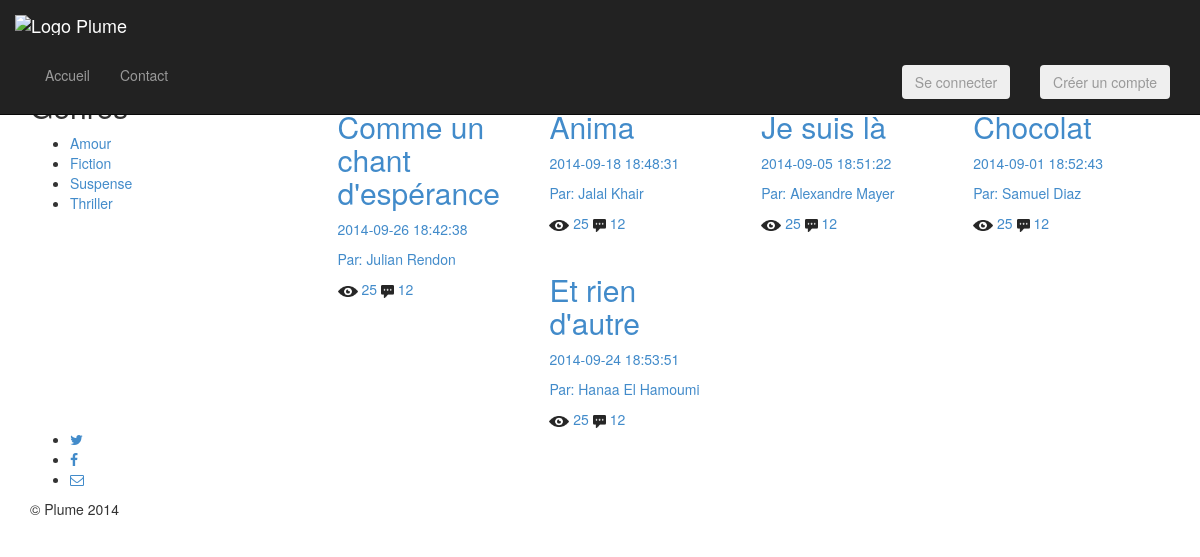
Before: /site/index.php with the older database file.
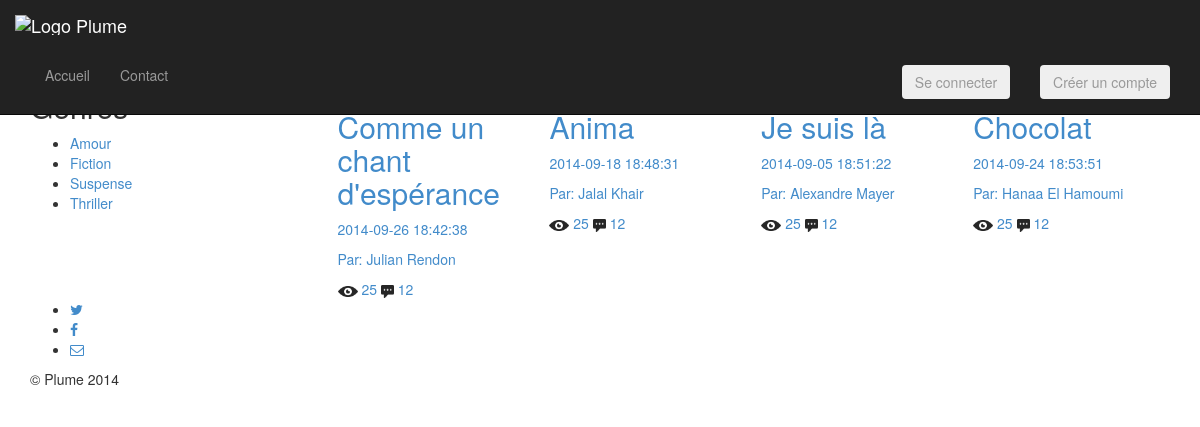
After: the same page with the newer database file.
### tables this page shows
CREATE TABLE IF NOT EXISTS `ouvrage` (
  `idOuvrage` int(11) NOT NULL AUTO_INCREMENT,
  `sTitreOuvrage` varchar(150) DEFAULT NULL,
  `sDateOuvrage` datetime DEFAULT NULL,
  `sCouvertureOuvrage` varchar(100) DEFAULT NULL,
  `sGenre` varchar(45) DEFAULT NULL,
  `idUtilisateur` int(11) NOT NULL,
  PRIMARY KEY (`idOuvrage`),
  KEY `FK_Ouvrage_idUtilisateur` (`idUtilisateur`)
);

CREATE TABLE IF NOT EXISTS `utilisateur` (
  `idUtilisateur` int(11) NOT NULL AUTO_INCREMENT,
  `sNomUtilisateur` varchar(45) DEFAULT NULL,
  `sCourrielUtilisateur` varchar(45) DEFAULT NULL,
  `sMotPassUtilisateur` varchar(100) DEFAULT NULL,
  `sAvatarUtilisateur` varchar(50) DEFAULT NULL,
  `sStatut` varchar(30) DEFAULT NULL,
  `sTypeUtilisateur` varchar(20) DEFAULT NULL,
  PRIMARY KEY (`idUtilisateur`)
);

### site/index.php (called while the page is built, shortened)
<?php
    require_once("../lib/MySqliLib.class.php");
	require_once("../vues/VueGenre.class.php");
	require_once("../vues/vueOuvrage.class.php");
	require_once("../modeles/Genre.class.php");
	require_once("Controleur.class.php");
	require_once("gabarit.php");
?>

### modeles/Genre.class.php (called while the page is built)
<?php
	class Genre{
		private $aGenres = array("Amour","Fiction","Suspense","Thriller");
		public function getGenre(){
			return $this->aGenres;
		}
	}
?>

### lib/MySqliLib.class.php (called while the page is built, shortened)
<?php
    class MySqliLib extends mysqli {
    	private $sHost;
		private $sUser;
		private $sPwd;
		private $sBDD;
		private $oConnect;
		public function setHost($sHost){
			$this->sHost = $sHost;
		}
		public function setUser($sUser){
			$this->sUser = $sUser;
		}
		public function setPwd($sPwd){
			$this->sPwd = $sPwd;
		}
		public function setBDD($sBDD){
			$this->sBDD = $sBDD;
		}
		public function getHost(){
			return $this->sHost;
		}
		public function getUser(){
			return $this->sUser ;
		}
		public function getPwd(){
			return $this->sPwd;
		}
		public function getBDD(){
			return $this->sBDD;
		}
		public function __construct($sHost=MySqliLib::HOST, $sUser=MySqliLib::USER,
		$sPwd=MySqliLib::PWD, $sBDD=MySqliLib::BDD){
			$this->oConnect = new mysqli($this->getHost(), $this->getUser(), $this->getPwd(), $this->getBDD());
			$this->oConnect->set_charset("utf8");
		}
		public function executer($sRequete){
			$oMysqliResult = $this->oConnect->query($sRequete);
			return $oMysqliResult;
		}
		public function recupererTableau(mysqli_result $oMySqliResult){
			$i=0;
			while(($aEnreg[$i] = $oMySqliResult->fetch_assoc()) != NULL){
				$i++;
			}
			unset($aEnreg[$i]);
			return 	$aEnreg;
		}
    }
?>

### vues/vueOuvrage.class.php (the view, shortened to what this page needs)
<?php
class VueOuvrage{
    public static function afficherOeuvresAccueil($sGenre=""){
      $oConnexion = new MySqliLib();
      if($sGenre){
        $sRequete = "SELECT * FROM ouvrage WHERE sGenre = '$sGenre';";
      }else{
        $sRequete = "SELECT * FROM ouvrage;";
      }
      $oResult = $oConnexion->executer($sRequete);
      $aOeuvre = $oConnexion->recupererTableau($oResult);
      echo'<div class="col-lg-9 col-sm-9 col-xs-12 ouevreAccueil">';
      for($iOeuvre=0; $iOeuvre<count($aOeuvre) ; $iOeuvre++)
      {
          $sRequeteNomUtilisateur = "SELECT sNomUtilisateur FROM utilisateur WHERE idUtilisateur =  ".$aOeuvre[$iOeuvre]["idUtilisateur"].";";
      $oResultNom = $oConnexion->executer($sRequeteNomUtilisateur);
       $aNom = $oConnexion->recupererTableau($oResultNom);
          echo'
              <a href="index.php?s=10&idOuvrage='.$aOeuvre[$iOeuvre]["idOuvrage"].'">
                <div class="col-lg-3 col-sm-6 col-xs-12 produit" >
                  <div class="produit-image">
                      <td><img src='.$aOeuvre[$iOeuvre]["sCouvertureOuvrage"].'></td>
                  </div>
                  <h2> '.$aOeuvre[$iOeuvre]["sTitreOuvrage"].'</h2>
                  <p class="produit-date">'.$aOeuvre[$iOeuvre]["sDateOuvrage"].'</p>
                  <p class="produit-auteur">Par: '.$aNom[0]['sNomUtilisateur'].'</p>
                  <img src="img/imgAccueil/view-icon.png" width="20px"><span class="produit-vues"> 25</span>
                  <img src="img/imgAccueil/comment-icon.png" width="13px"><span class="produit-commentaires"> 12</span>
                </div>
              </a>
          ';
      }
      echo"</div></div>";
    }
    }
    ?>

### vues/templates/header.php (shortened to what this page needs)
<!DOCTYPE html>
<html class="no-js">
	<head>
		<link href="http://netdna.bootstrapcdn.com/bootstrap/3.1.1/css/bootstrap.min.css" rel="stylesheet">
		<link href="<?php echo SITE.DS; ?>css/bootstrap.min.css" rel="stylesheet">
		<link rel="stylesheet" href="<?php echo SITE.DS; ?>css/bootstrap-theme.min.css">
		<link rel="stylesheet" href="<?php echo SITE.DS; ?>css/main.css">
        <link href="http://netdna.bootstrapcdn.com/font-awesome/4.1.0/css/font-awesome.min.css" rel="stylesheet">
	</head>
	<body>

### site/gabarit.php (shortened to what this page needs)
<?php
	include_once "../vues/templates/header.php";
    if(isset($_SESSION["IdUtilisateur"])){
		include_once "../vues/templates/navConnecte.php";
	}else{
		include_once "../vues/templates/nav.php";
	}
?>
	    <div class="container conteneur">
	    	<?php
	    		Controleur::gererSite();
	include_once "../vues/templates/footer.php";
?>

### vues/templates/nav.php (shortened to what this page needs)
<div class="navbar navbar-inverse navbar-fixed-top" role="navigation">
  <div class="container arriereLogoEntete">
    <div class="row navLogoPlume">
      <div class="navbar-header">
        <a class="navbar-brand" href="../../site/index.php"><img src="<?php echo RACINE.DS; ?>site/img/Logo/logoplume.png" alt="Logo Plume"></a>
      </div>
    </div>
    <div class="navbar-collapse collapse liensNavPrincipal">
      <ul class="nav navbar-nav navbar-left navPrincipal">
          <li><a href="<?php echo TEST.DS; ?>index.php?s=1">Accueil</a></li>
          <li><a href="<?php echo TEST.DS; ?>index.php?s=contact">Contact</a></li>
      </ul>
      <ul class="nav navbar-nav navbar-right navPrincipalDroite">
        <li><a href="index.php?s=3"><button class="btn btn-blue btnNav">Se connecter</button></a></li>
            <li><a href="index.php?s=4"><button class="btn btn-blue btnNav">Créer un compte</button></a></li>
      </ul>
    </div>
  </div>
</div>

### site/Controleur.class.php (shortened to what this page needs)
<?php
    class Controleur{
    public static function gererSite(){
      try{
        switch($_GET['s']){
          case 1: default:
            $oGenre= new Genre();
            VueGenre::afficherGenresDeroulant($oGenre);
            VueGenre::afficherListeDesGenres($oGenre);
            self::gererAffichageParGenre();
            break;
        }
      }catch(Exception $e){
        echo "<p>".$e->getMessage()."</p>";
      }
    }
    public static function gererAffichageParGenre() {
      if (!isset($_GET['display'])) {
          $_GET['display'] = "defaut";
      }else {
        switch ($_GET['display']) {
          case 'defaut': default:
            VueOuvrage::afficherOeuvresAccueil();
            break;
        }
      }
    }
    }
?>

### vues/VueGenre.class.php (shortened to what this page needs)
<?php
  class VueGenre{
    public static function afficherGenresDeroulant(Genre $oGenre, $sMsg="&nbsp;") {
      echo "
        <div class=\"row\">
          <div class=\"btn-Categories\">
            <div class=\"btn-group hidden-lg hidden-sm col-xs-12\">
              <button type=\"button\" class=\"btn btn-default dropdown-toggle\" data-toggle=\"dropdown\">
                Trier par genre <span class=\"caret\"></span>
              </button>
              <ul class=\"dropdown-menu\" role=\"menu\">";
            echo "
              </ul>
            </div>
            <div class=\"col-lg-6 col-xs-12 rechercheAvance\">
              <a href=\"index.php?s=rech_avancee\">Recherche avancée</a>
            </div>
          </div>
        </div>
      ";
    }
    public static function afficherListeDesGenres(Genre $oGenre, $sMsg="&nbsp;") {
      echo "
        <div class=\"row\">
          <div class=\"col-lg-3 col-sm-3 hidden-xs\">
            <div class=\"listeGenres\">
              <h2>Genres</h2>
              <ul>";
            $aGenres = $oGenre->getGenre();
            for($iGenre=0;$iGenre<count($aGenres);$iGenre++){
              echo "<li><a href=\"index.php?s=".$_GET['s']."&display=affichageParGenre&genre=".$iGenre."\">".$aGenres[$iGenre]."</a></li>";
            }
            echo "
              </ul>
            </div>
          </div>
      ";
    }
  }
?>

### vues/templates/footer.php (shortened to what this page needs)
			<footer class="row">
				<div class="col-md-12">
					<ul class="icons social">
						<li><a href="<?php echo RACINE.DS; ?>vues/mediasSociaux/twitter.html" target="_blank"><span class="fa fa-twitter"></span></a></li>
						<li><a href="<?php echo RACINE.DS; ?>vues/mediasSociaux/facebook.html" target="_blank"><span class="fa fa-facebook"></span></a></li>
						<li><a href=index.php?s=contact><span class="fa fa-envelope-o"></span></a></li>
					</ul>
					<p class="copy">&copy; Plume 2014</p>
				</div>
			</footer>
		</div>
	</body>
</html>

### vues/templates/header.php (style rules this page uses)
body { padding-top: 50px; padding-bottom: 20px; }

Changed rows visible on the page:
removed ouvrage: sTitreOuvrage "Et rien d'autre", sDateOuvrage "2014-09-24 18:53:51", idUtilisateur.sNomUtilisateur "Hanaa El Hamoumi"
changed ouvrage "Chocolat": sDateOuvrage "2014-09-01 18:52:43" → "2014-09-24 18:53:51"; idUtilisateur.sNomUtilisateur "Samuel Diaz" → "Hanaa El Hamoumi"
